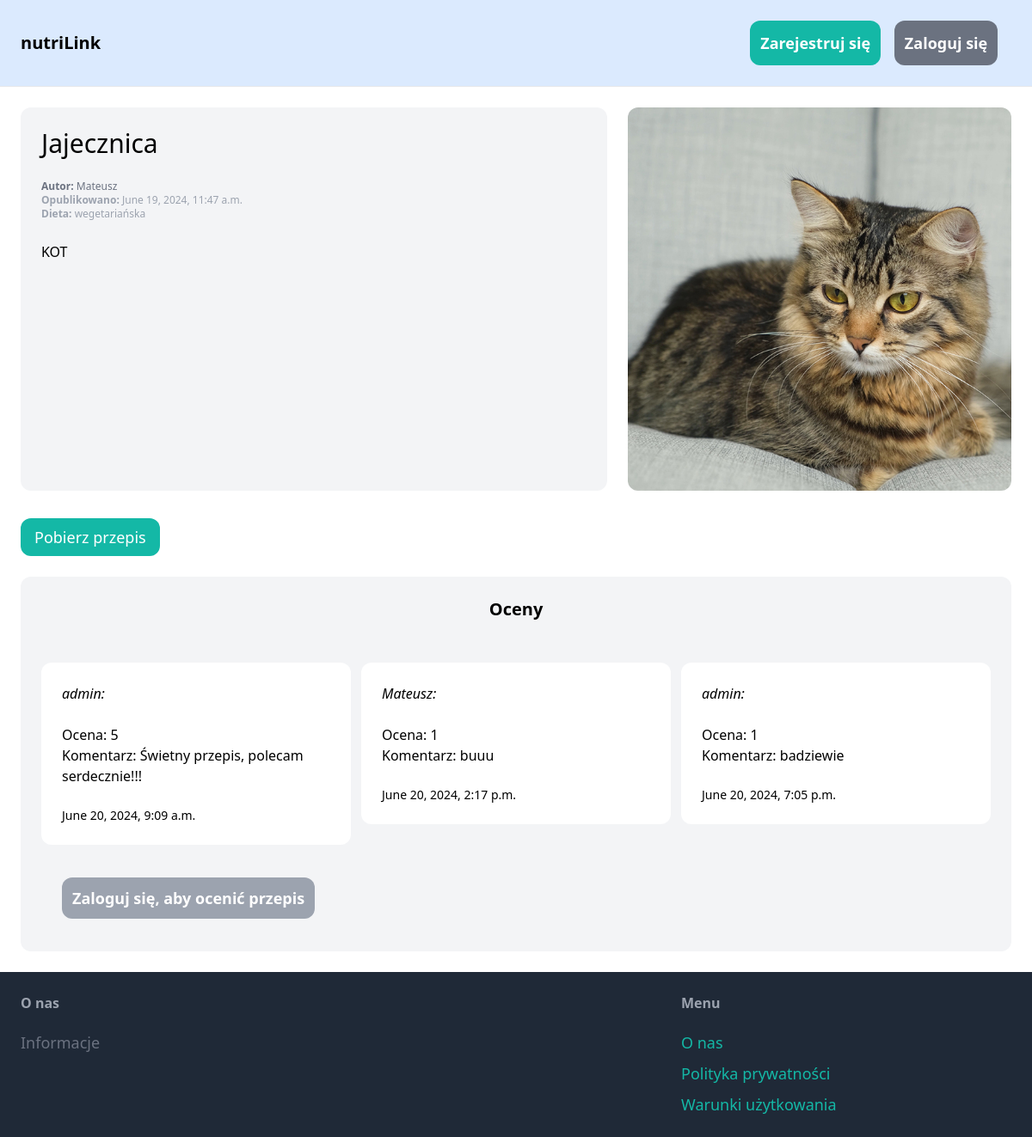
Page /4/ on the committed database.
### nutriLink/models.py (models this page shows, shortened)
class Recipe(models.Model):
    recipe_name = models.CharField(max_length=150, unique=True)
    user = models.ForeignKey(User, related_name='recipes', on_delete=models.CASCADE)
    contents = models.TextField()
    picture = models.ImageField(upload_to='uploads/')
    pub_date = models.DateTimeField(auto_now_add=True)
    tag = models.CharField(max_length=100, default='')

class Review(models.Model):
    user = models.ForeignKey(User, related_name='created_reviews', on_delete=models.CASCADE)
    recipe = models.ForeignKey(Recipe, related_name='recipe_reviews', on_delete=models.CASCADE)
    stars = models.IntegerField(validators=[MinValueValidator(1), MaxValueValidator(5)])
    comment = models.TextField()
    pub_date = models.DateTimeField(auto_now_add=True)

### nutriLink/views.py (the view)
# urls.py: path('<int:pk>/', views.recipe, name="recipe"),
def recipe(request, pk):
    recipe = get_object_or_404(Recipe, pk=pk)
    reviews = Review.objects.filter(recipe=recipe)
    if request.method == 'POST':
        form = ReviewForm(request.POST)
        if form.is_valid():
            review = form.save(commit=False)
            review.recipe = recipe
            review.user = request.user
            review.save()
            return redirect('nutriLink:recipe', pk=pk)
    else:
        form = ReviewForm()
    try:
        return render(request, 'nutriLink/recipe.html', {
            'recipe': recipe,
            'reviews': reviews,
            'form': form,
        })
    except (KeyError, Recipe.DoesNotExist):
        return render(request,"nutriLink/recipe.html",{
                'recipe': recipe,
                'error_message': "Przepis nie istnieje.",
                'reviews': reviews,
            },
        )

### templates/nutriLink/recipe.html (shortened to what this page needs)
{% extends 'nutriLink/base.html' %}
{% block content %}
    <div class="grid grid-cols-5 gap-6">
        <div class="col-span-3 p-6 bg-gray-100 rounded-xl">
            <h1 class="mb-6 text-3xl">{{ recipe.recipe_name }}</h1>
            <p class="text-gray-500 text-xs"><strong>Autor: </strong>{{ recipe.user.username }}</p>
            <p class="text-gray-400 text-xs"><strong>Opublikowano: </strong>{{ recipe.pub_date }}</p>
            <p class="text-gray-400 text-xs"><strong>Dieta: </strong>{{ recipe.tag }}</p>
            <br>
            <p style="white-space: pre-line;">{{ recipe.contents }}</p>
        </div>
        <div class="col-span-2">
            <img src="{{ recipe.picture.url }}" class="rounded-xl">
        </div>
        <a href="{% url 'nutriLink:recipe_text' recipe.id %}">
            <button class="mt-2 py-2 px-4 text-lg bg-teal-500 hover:bg-teal-700 rounded-xl text-white" id="download">Pobierz przepis</button>
        </a>
        <div id="message-container"></div>
    </div>
    <div class="mt-6 px-6 py-6 bg-gray-100 rounded-xl">
        <h3 class="mb-12 text-xl text-center font-semibold">Oceny</h3>
        <div class="grid grid-cols-3 gap-3">
            {% for comment in reviews %}
                <div>
                        <div class="p-6 bg-white rounded-xl">
                            <h2 class="text-base italic">{{ comment.user }}:</h2>
                            <br>
                            <h2 class="text-base">Ocena: {{ comment.stars }}</h2>
                            <h2 class="text-base">Komentarz: {{ comment.comment }}</h2>
                            <br>
                            <h3 class="text-sm">{{ comment.pub_date }}</h3>
                        </div>
                </div>
            {% endfor %}
        </div>
        <div class="mt-6 px-6 py-6">
            {% if request.user.is_authenticated %}
                <h3 class="mb-12 text-l font-semibold">Oceń przepis</h3>
                <form method="post" action=".">
                    {% csrf_token %}
                    <div class="space-y-4">
                        {{ form.as_p }}
                    </div>
                    {% if form.errors or form.non_field_errors %}
                        <div class="mb-3 p-6 bg-red-100 rounded-xl">
                            {% for field in form %}
                                {{ field.errors }}
                            {% endfor %}
                            {{ form.non_field_errors }}
                        </div>
                    {% endif %}
                    <button class="mt-6 py-4 px-8 text-lg bg-teal-500 hover:bg-teal-700 rounded-xl text-white" id="opinion-button">Publikuj</button>
                </form>
            {% else %}
                <a href="{% url 'nutriLink:login' %}" class="px-3 py-3 text-lg font-semibold bg-gray-400 text-white rounded-xl hover:bg-gray-500">Zaloguj się, aby ocenić przepis</a>
            {% endif %}
        </div>
    </div>
{% endblock %}

### rows in the picture
Recipe: recipe_name "Jajecznica", user.username "Mateusz", pub_date "June 19, 2024, 11:47 a.m.", tag "wegetariańska", contents "KOT", picture (picture)
Review: user "admin", stars "5", comment "Świetny przepis, polecam serdecznie!!!", pub_date "June 20, 2024, 9:09 a.m."
Review: user "Mateusz", stars "1", comment "buuu", pub_date "June 20, 2024, 2:17 p.m."
Review: user "admin", stars "1", comment "badziewie", pub_date "June 20, 2024, 7:05 p.m."
